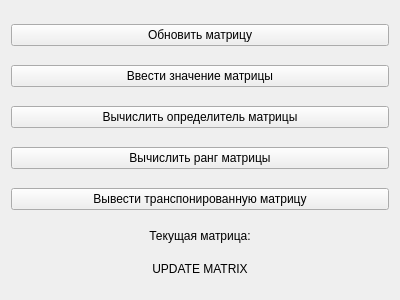
<?xml version="1.0" encoding="UTF-8"?>
<ui version="4.0">
 <class>TInterface</class>
 <widget class="QWidget" name="TInterface">
  <property name="geometry">
   <rect>
    <x>0</x>
    <y>0</y>
    <width>400</width>
    <height>300</height>
   </rect>
  </property>
  <property name="windowTitle">
   <string>Form</string>
  </property>
  <layout class="QVBoxLayout" name="verticalLayout">
   <item>
    <widget class="QPushButton" name="updateButton">
     <property name="text">
      <string>Обновить матрицу</string>
     </property>
    </widget>
   </item>
   <item>
    <widget class="QPushButton" name="inputValueButton">
     <property name="text">
      <string>Ввести значение матрицы</string>
     </property>
    </widget>
   </item>
   <item>
    <widget class="QPushButton" name="calcDeterminantButton">
     <property name="text">
      <string>Вычислить определитель матрицы</string>
     </property>
    </widget>
   </item>
   <item>
    <widget class="QPushButton" name="calcRangButton">
     <property name="text">
      <string>Вычислить ранг матрицы</string>
     </property>
    </widget>
   </item>
   <item>
    <widget class="QPushButton" name="outputTransposeButton">
     <property name="text">
      <string>Вывести транспонированную матрицу</string>
     </property>
    </widget>
   </item>
   <item>
    <widget class="QLabel" name="label">
     <property name="sizePolicy">
      <sizepolicy hsizetype="Preferred" vsizetype="Maximum">
       <horstretch>0</horstretch>
       <verstretch>0</verstretch>
      </sizepolicy>
     </property>
     <property name="layoutDirection">
      <enum>Qt::LeftToRight</enum>
     </property>
     <property name="text">
      <string>Текущая матрица:</string>
     </property>
     <property name="alignment">
      <set>Qt::AlignCenter</set>
     </property>
    </widget>
   </item>
   <item>
    <widget class="QLabel" name="curMatrix">
     <property name="sizePolicy">
      <sizepolicy hsizetype="Preferred" vsizetype="Maximum">
       <horstretch>0</horstretch>
       <verstretch>0</verstretch>
      </sizepolicy>
     </property>
     <property name="text">
      <string>UPDATE MATRIX</string>
     </property>
     <property name="alignment">
      <set>Qt::AlignCenter</set>
     </property>
    </widget>
   </item>
  </layout>
 </widget>
 <resources/>
 <connections/>
</ui>
